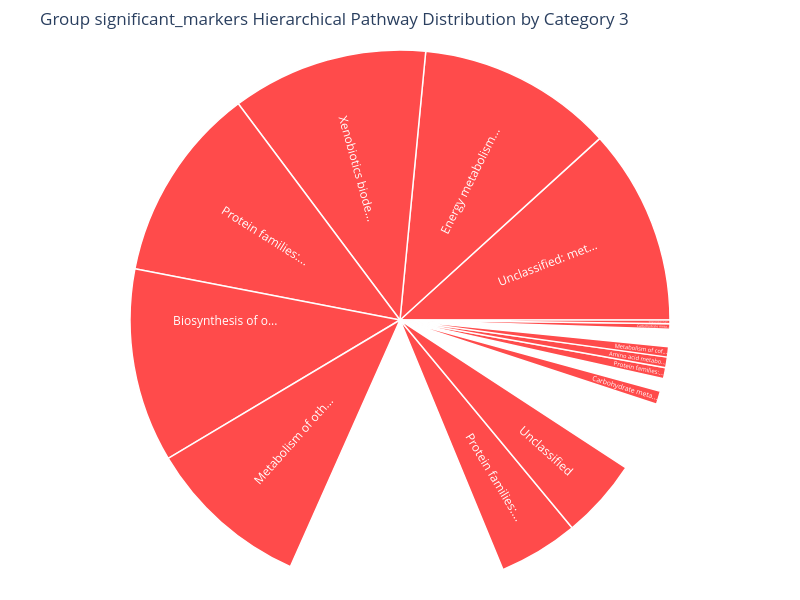

The cell this chart's notebook holds for it:
### Code cell
create_sunburst_chart(significant_markers, "significant_markers", top_n=20, category=3)

### Figure 1 — Plotly figure (JSON) as saved in the notebook; plotly's stock layout.template omitted (floating-point values rounded to 4 significant figures)
{"data": [{"branchvalues": "total", "customdata": [["<b>Pathway</b>: Unclassified<br><b>Genus</b>: Desulfobacterium<br><b>Protein</b>: transferred to 1.17.1.10"], ["<b>Pathway</b>: Carbohydrate metabolism > Glyoxylate and dicarboxylate metabolism<br><b>Genus</b>: Pseudarthrobacter<br><b>Protein</b>: citrate (si)-synthase; (r)-citric-synthase; citrate oxaloacetate-lyase ["], ["<b>Pathway</b>: Amino acid metabolism > Lysine degradation<br><b>Genus</b>: Desulfobacterium<br><b>Protein</b>: lysine 2,3-aminomutase"], ["<b>Pathway</b>: Metabolism of cofactors and vitamins > Ubiquinone and other terpenoid-quinone biosynthesis<br><b>Genus</b>: Desulfobacterium<br><b>Protein</b>: futalosine hydrolase; futalosine nucleosidase; mqnb (ambiguous)"], ["<b>Pathway</b>: Unclassified: metabolism > Enzymes with EC numbers<br><b>Genus</b>: Desulfobacterium<br><b>Protein</b>: fluoroacetyl-coa thioesterase"], ["<b>Pathway</b>: Viral protein families > Viral proteins [BR:ko03200]; Protein families: genetic information processing > Transfer RNA biogenesis [BR:ko03016]; Unclassified: metabolism > Enzymes with EC numbers<br><b>Genus</b>: Desulfobacterium<br><b>Protein</b>: rna ligase (atp); polyribonucleotide-synthase (atp); rna ligase; polyribonucleotide ligase; ribonucleic ligase; poly(ribonucleotide):poly(ribonucleotide) ligase (amp-forming)"], ["<b>Pathway</b>: Metabolism of cofactors and vitamins > Ubiquinone and other terpenoid-quinone biosynthesis<br><b>Genus</b>: Desulfobacterium<br><b>Protein</b>: cyclic dehypoxanthinyl futalosine-synthase; mqnc; dehypoxanthinyl futalosine cyclase"], ["<b>Pathway</b>: Unclassified<br><b>Genus</b>: Pseudarthrobacter<br><b>Protein</b>: transferred to 3.13.2.1"], ["<b>Pathway</b>: Unclassified<br><b>Genus</b>: Pseudarthrobacter<br><b>Protein</b>: transferred to 6.3.1.20"], ["<b>Pathway</b>: Protein families: signaling and cellular processes > Exosome [BR:ko04147]<br><b>Genus</b>: Pseudarthrobacter<br><b>Protein</b>: 4-hydroxyphenylpyruvate dioxygenase; p-hydroxyphenylpyruvic hydroxylase; p-hydroxyphenylpyruvate hydroxylase; p-hydroxyphenylpyruvate oxidase; p-hydroxyphenylpyruvic oxidase; p-hydroxyphenylpyruvate dioxygenase; p-hydroxyphenylpyruvic acid hydroxylase; 4-hydroxyphenylpyruvic acid dioxygenase"], ["<b>Pathway</b>: Energy metabolism > Other carbon fixation pathways<br><b>Genus</b>: Desulfobacterium<br><b>Protein</b>: 4-hydroxybutyrate---coa ligase (amp-forming); 4-hydroxybutyrate-coa-synthetase (ambiguous); 4-hydroxybutyrate:coa ligase (ambiguous); hbs (gene name); 4-hydroxybutyrate---coa ligase"], ["<b>Pathway</b>: Biosynthesis of other secondary metabolites > Tropane, piperidine and pyridine alkaloid biosynthesis<br><b>Genus</b>: Pseudarthrobacter<br><b>Protein</b>: primary-amine oxidase; amine oxidase (ambiguous); amine oxidase (copper-containing); amine oxidase (pyridoxal containing) (incorrect); benzylamine oxidase (incorrect); cao (ambiguous); copper amine oxidase (ambiguous); cu-amine oxidase (ambiguous); cu-containing amine oxidase (ambiguous); diamine oxidase (incorrect); diamino oxhydrase (incorrect); histamine deaminase (ambiguous); histamine oxidase (ambiguous); monoamine oxidase (ambiguous); plasma monoamine oxidase (ambiguous); polyamine oxidase (ambiguous); semicarbazide-sensitive amine oxidase (ambiguous); ssao (ambiguous)"], ["<b>Pathway</b>: Unclassified: metabolism > Enzymes with EC numbers<br><b>Genus</b>: Pseudarthrobacter<br><b>Protein</b>: l-fucose mutarotase; fucu; fucose mutarotase; fucm"], ["<b>Pathway</b>: Protein families: metabolism > Prenyltransferases [BR:ko01006]<br><b>Genus</b>: Pseudarthrobacter<br><b>Protein</b>: (2z,6e)-farnesyl diphosphate-synthase; (z)-farnesyl diphosphate-synthase; z-farnesyl diphosphate-synthase"], ["<b>Pathway</b>: Metabolism of other amino acids > Taurine and hypotaurine metabolism<br><b>Genus</b>: Pseudarthrobacter<br><b>Protein</b>: taurine---2-oxoglutarate transaminase; taurine aminotransferase; taurine transaminase; taurine---alpha-ketoglutarate aminotransferase; taurine---glutamate transaminase"], ["<b>Pathway</b>: Protein families: signaling and cellular processes > Exosome [BR:ko04147]<br><b>Genus</b>: Pseudarthrobacter<br><b>Protein</b>: glucose-6-phosphate-dehydrogenase [; g6pdh; g6pd; glc6pd"], ["<b>Pathway</b>: Unclassified: metabolism > Enzymes with EC numbers<br><b>Genus</b>: Pseudarthrobacter<br><b>Protein</b>: chlorite o2-lyase"], ["<b>Pathway</b>: Xenobiotics biodegradation and metabolism > Nitrotoluene degradation; Amino acid metabolism > Valine, leucine and isoleucine degradation<br><b>Genus</b>: Desulfobacterium<br><b>Protein</b>: 3-methyl-2-oxobutanoate-dehydrogenase (ferredoxin); 2-ketoisovalerate ferredoxin-reductase; 3-methyl-2-oxobutanoate-synthase (ferredoxin); vor; branched-chain ketoacid ferredoxin-reductase; branched-chain oxo acid ferredoxin-reductase; keto-valine-ferredoxin oxido-reductase; ketoisovalerate ferredoxin-reductase; 2-oxoisovalerate ferredoxin-reductase"], ["<b>Pathway</b>: Carbohydrate metabolism > Pentose phosphate pathway<br><b>Genus</b>: Desulfobacterium<br><b>Protein</b>: aldehyde ferredoxin oxido-reductase; aor"], ["<b>Pathway</b>: Protein families: metabolism > Lipid biosynthesis proteins [BR:ko01004]<br><b>Genus</b>: Desulfobacterium<br><b>Protein</b>: medium-chain acyl-coa ligase; fadk (gene name); lvae (gene name); butyryl-coa-synthetase; fatty acid thiokinase (medium chain); acyl-activating; fatty acid elongase; fatty acid activating; fatty acyl coenzyme a-synthetase; butyrate---coa ligase; butyryl-coenzyme a-synthetase; l-(+)-3-hydroxybutyryl coa ligase; short-chain acyl-coa-synthetase; medium-chain acyl-coa-synthetase; butanoate:coa ligase (amp-forming)"]], "domain": {"x": [0, 1], "y": [0, 1]}, "hovertemplate": "%{customdata[0]}", "ids": ["Unclassified", "Carbohydrate metabolism > Glyoxylate and dicarboxylate metabolism", "Amino acid metabolism > Lysine degradation", "Metabolism of cofactors and vitamins > Ubiquinone and other terpenoid-quinone biosynthesis", "Unclassified: metabolism > Enzymes with EC numbers", "Viral protein families > Viral proteins [BR:ko03200]; Protein families: genetic information processing > Transfer RNA biogenesis [BR:ko03016]; Unclassified: metabolism > Enzymes with EC numbers", "Metabolism of cofactors and vitamins > Ubiquinone and other terpenoid-quinone biosynthesis", "Unclassified", "Unclassified", "Protein families: signaling and cellular processes > Exosome [BR:ko04147]", "Energy metabolism > Other carbon fixation pathways", "Biosynthesis of other secondary metabolites > Tropane, piperidine and pyridine alkaloid biosynthesis", "Unclassified: metabolism > Enzymes with EC numbers", "Protein families: metabolism > Prenyltransferases [BR:ko01006]", "Metabolism of other amino acids > Taurine and hypotaurine metabolism", "Protein families: signaling and cellular processes > Exosome [BR:ko04147]", "Unclassified: metabolism > Enzymes with EC numbers", "Xenobiotics biodegradation and metabolism > Nitrotoluene degradation; Amino acid metabolism > Valine, leucine and isoleucine degradation", "Carbohydrate metabolism > Pentose phosphate pathway", "Protein families: metabolism > Lipid biosynthesis proteins [BR:ko01004]"], "insidetextorientation": "radial", "labels": ["Unclassified", "Carbohydrate meta...", "Amino acid metabo...", "Metabolism of cof...", "Unclassified: met...", "Viral protein fam...", "Metabolism of cof...", "Unclassified", "Unclassified", "Protein families:...", "Energy metabolism...", "Biosynthesis of o...", "Unclassified: met...", "Protein families:...", "Metabolism of oth...", "Protein families:...", "Unclassified: met...", "Xenobiotics biode...", "Carbohydrate meta...", "Protein families:..."], "marker": {"colors": ["#FF0000", "#FF0000", "#FF0000", "#FF0000", "#FF0000", "#FF0000", "#FF0000", "#FF0000", "#FF0000", "#FF0000", "#FF0000", "#FF0000", "#FF0000", "#FF0000", "#FF0000", "#FF0000", "#FF0000", "#FF0000", "#FF0000", "#FF0000"], "line": {"color": "white", "width": 1.5}}, "name": "", "parents": ["", "", "", "", "", "", "", "", "", "", "", "", "", "", "", "", "", "", "", ""], "textinfo": "label", "type": "sunburst", "values": [0.4064, 0.06798, 0.05425, 0.05286, 1, 0.0193, 0.04181, 0.06508, 0.355, 0.04557, 1, 0.9891, 0.6823, 0.4077, 0.8324, 0.05575, 0.4154, 1, 0.02745, 1]}], "layout": {"font": {"size": 12}, "height": 600, "hoverlabel": {"bgcolor": "white", "font": {"size": 12}}, "legend": {"title": {"text": "System Status"}, "tracegroupgap": 0}, "margin": {"b": 10, "l": 10, "r": 10, "t": 50}, "title": {"text": "Group significant_markers Hierarchical Pathway Distribution by Category 3"}, "width": 800}}
